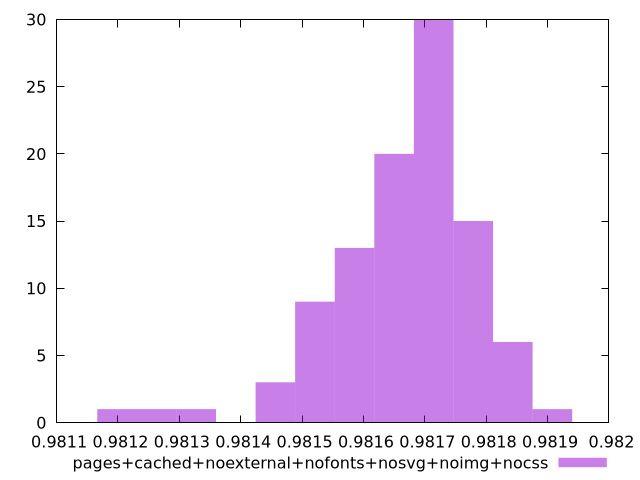

Write gnuplot code to recreate this figure.
$_pagesCachedNoexternalNofontsNosvgNoimgNocss <<EOF
0.9817144789033707 30
0.9816499942423812 20
0.9815210249204023 9
0.9817789635643601 15
0.9815855095813918 13
0.981327570937434 1
0.981198601615455 1
0.9818434482253495 6
0.9814565402594129 3
0.981907932886339 1
0.9812630862764445 1
EOF
set key outside below
set terminal pngcairo
set output "report_00006_2020-11-02T20-21-41.718Z/first-contentful-paint/pages+cached+noexternal+nofonts+nosvg+noimg+nocss//hist.png"
set yrange [0:30]
set boxwidth 0.00006448466098944894
set style fill transparent solid 0.5 noborder
plot $_pagesCachedNoexternalNofontsNosvgNoimgNocss title "pages+cached+noexternal+nofonts+nosvg+noimg+nocss" with boxes ,
